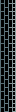

This is a level from a 2D game, rendered from its Tiled map with the project's own tilesets. A one-line summary and the complete map file follow:
An orthogonal 1x7 tile map with 16x16 px tiles, 1 tile layer (walls).

<map version="1.4" tiledversion="1.4.1" orientation="orthogonal" renderorder="right-down" width="1" height="7" tilewidth="16" tileheight="16" infinite="0" nextlayerid="2" nextobjectid="1">
 <tileset firstgid="1" name="tiles" tilewidth="16" tileheight="16" tilecount="25" columns="5">
  <image source="../../images/tilesets/tiles.png" width="80" height="80" />
 </tileset>
 <layer id="1" name="walls" width="1" height="7">
  <data encoding="csv">
6,
6,
6,
6,
6,
6,
6
</data>
 </layer>
</map>
